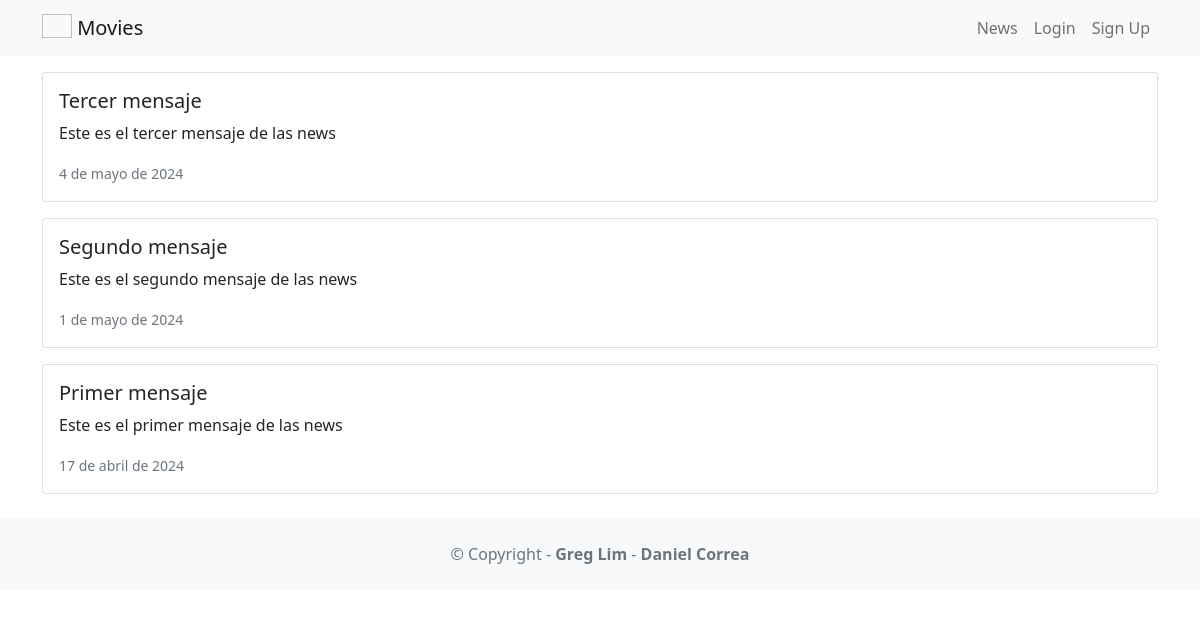
Page /news/ on the committed database.
### news/models.py (models this page shows, shortened)
class News(models.Model):
    headline= models.CharField(max_length=200)
    body= models.TextField()
    date= models.DateField()

### news/views.py (the view)
# urls.py: path('news/', include('news.urls')),
def news(request):
    newss= News.objects.all().order_by('-date')
    return render(request, 'news.html',
        {'newss':newss})

### news/templates/news.html
{% extends 'base.html' %}
{% block content %}
      {% for news in newss %}
      <div class="card mb-3">
        <div class="row g-0">
          <div>
            <div class="card-body">
              <h5 class="card-title">{{ news.headline }}</h5>
              <p class="card-text">{{ news.body }}</p>
              <p class="card-text"><small class="text-muted">
                {{ news.date }}
              </small></p>
            </div>
          </div>
        </div>
      </div>
      {% endfor %}
{% endblock content %}

### rows in the picture
News: headline "Tercer mensaje", body "Este es el tercer mensaje de las news", date "4 de mayo de 2024"
News: headline "Segundo mensaje", body "Este es el segundo mensaje de las news", date "1 de mayo de 2024"
News: headline "Primer mensaje", body "Este es el primer mensaje de las news", date "17 de abril de 2024"
